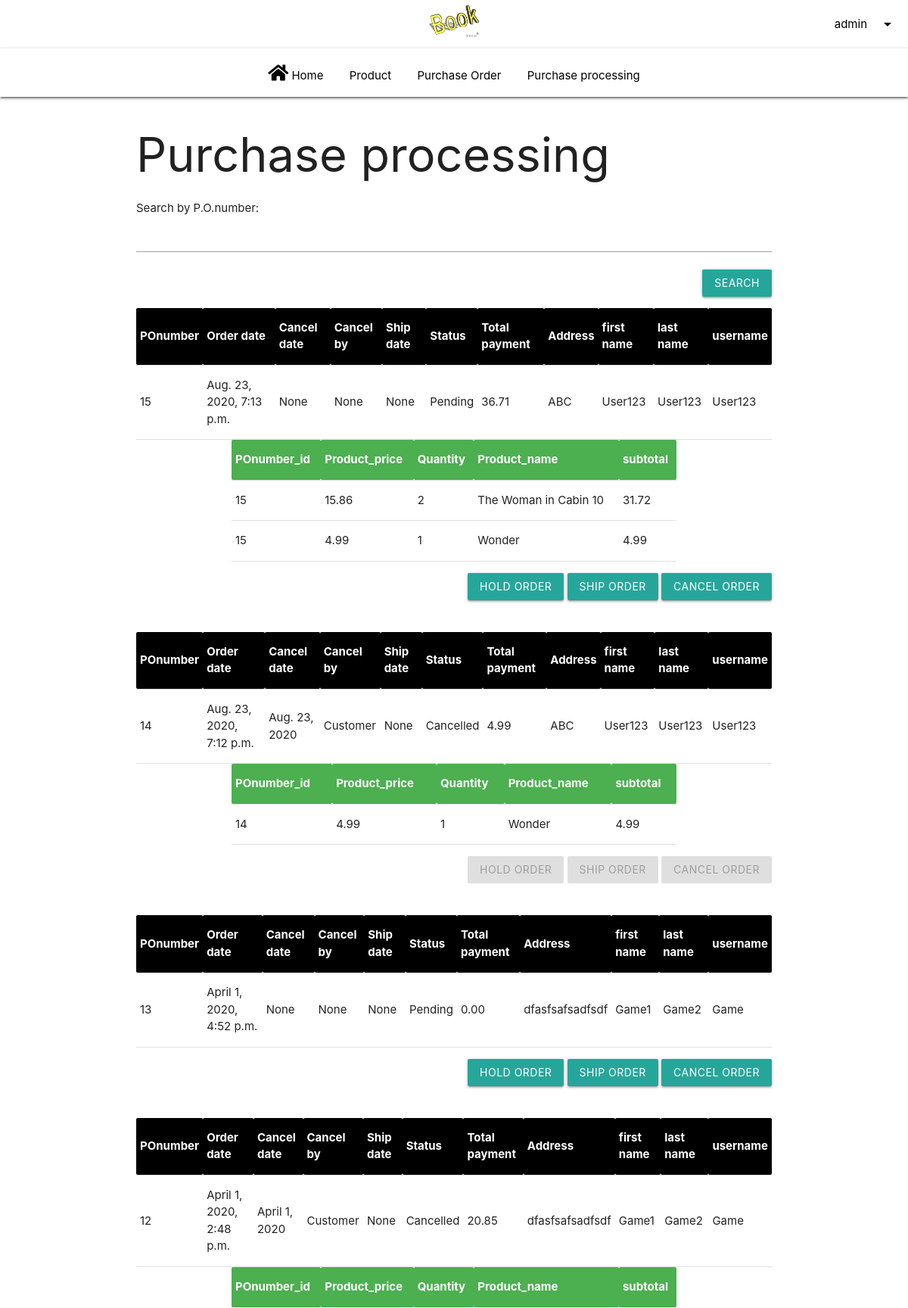
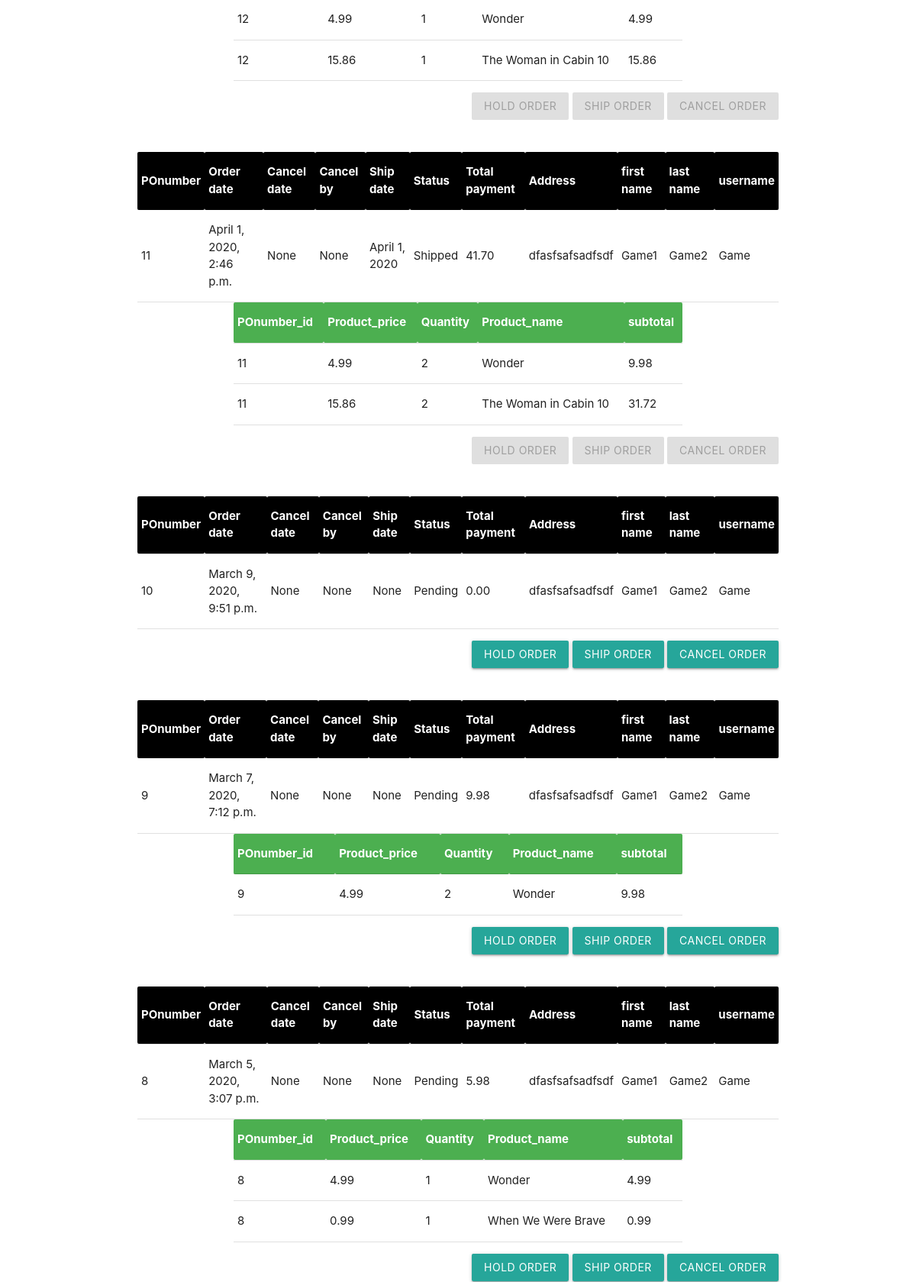
Page /f/purchase_processing (signed in, upper part) on the committed database (2 pictures, top to bottom).
### test001/models.py (models this page shows)
class Order(models.Model):
    POnumber = models.IntegerField(primary_key=True)  # Generate by code /
    Cust_ID = models.ForeignKey(Customer, on_delete=models.CASCADE)
    Order_date = models.DateTimeField(null=True)
    Cancel_date = models.DateField(null=True)
    Ship_date = models.DateField(null=True)
    Status = models.TextField()
    Total_payment = models.DecimalField(max_digits=30, decimal_places=2)  # Define as decimal in dictionary / Double
    Cancel_by = models.CharField(null=True, max_length=10)
    class Meta:
        db_table = 'Order'

class Customer(models.Model):
    Cust_iD = models.OneToOneField(User, on_delete=models.CASCADE, primary_key=True)
    Address = models.CharField(max_length=255)
    class Meta:
        db_table = 'Customer'

class Order_Items(models.Model):
    POnumber = models.ForeignKey(Order, on_delete=models.CASCADE)
    Product_ID = models.ForeignKey(Products, on_delete=models.CASCADE)
    Product_price = models.DecimalField(max_digits=30, decimal_places=2)  # Define as decimal in dictionary / Double
    Quantity = models.IntegerField(validators=[MaxValueValidator(99999)])
    class Meta:
        db_table = 'Order_Items'
        unique_together = (("POnumber", "Product_ID"),)  # PK

class Products(models.Model):
    Product_ID = models.IntegerField(primary_key=True)  # Generate by code
    Product_type = models.TextField()
    Product_name = models.TextField()
    Product_price = models.DecimalField(max_digits=30, decimal_places=2)  # Define as decimal in dictionary/ Double
    DisplayImage = models.CharField(max_length=255)  # Enough?
    Brand = models.TextField()
    ISBN = models.IntegerField(validators=[MaxValueValidator(9999999999999)])
    Authors = models.CharField(max_length=255)
    Publisher = models.CharField(max_length=255)
    Release_date = models.DateField()
    Num_of_pages = models.IntegerField(validators=[MaxValueValidator(9999999999)])
    Description = models.TextField()
    class Meta:
        db_table = 'Products'

### test001/views.py (the view)
# urls.py: path('f/purchase_processing', views.purchase_processing, name='purchase_processing'),   # F2 Purchase order page
@user_passes_test(lambda u: u.is_superuser)  # To prevent non superuser
def purchase_processing(request):
    search_input = request.GET.get('order_number', '')
    if request.user.is_authenticated:  # function required user login to access page
        username = request.user.username
        info = Order.objects.values().order_by('-Order_date')
        if search_input !='':
            info = Order.objects.filter(POnumber=search_input).values()
        for k in info:
            k['first_name'] = User.objects.get(id=k['Cust_ID_id']).first_name
            k['last_name'] = User.objects.get(id=k['Cust_ID_id']).last_name
            k['username'] = User.objects.get(id=k['Cust_ID_id']).username
            k['address'] = Customer.objects.get(Cust_iD=k['Cust_ID_id']).Address
            k['detail'] = Order_Items.objects.filter(POnumber_id=k['POnumber']).values()
            for y in k['detail']:
                y['Product_name'] = Products.objects.get(Product_ID=y['Product_ID_id']).Product_name
                del y['Product_ID_id']
                del y['id']
                cal = float(y['Product_price']) * float(y['Quantity'])
                y['subtotal'] = "%.2f" % cal
        context = {
            'info': info,
            'login': request.user.is_authenticated,
            'username': username,
            'superuser': request.user.is_superuser,  # E1 to disable customer buttons
            'search_input':search_input
        }
    return render(request, 'Purchase_processing.html', context)

### templates3/Purchase_processing.html (shortened to what this page needs)
{% extends 'Home.html' %}
{% block content %}
    <div class="container">
        <h1>Purchase processing</h1>
    <form id="process_form" method="get" action='/f/purchase_processing'>
        <p>
            Search by P.O.number: <input type="text" name="order_number" {% if search_input %} value="{{ search_input }}" {% endif %}>
        </p>
        <p class="right-align">
            <a id="process_form_btn" class="waves-effect waves-light btn">Search</a>
        </p>
    </form>
    </div>
    <div id="Purchase_processing" class="container">
    {% for key in info %}
        <div id="{{ key.POnumber }}" class="detail_info">
<table border="1" class="responsive-table">
    <thead class="black white-text">
    <tr>
        <th>POnumber</th>
        <th>Order date</th>
        <th>Cancel date</th>
        <th>Cancel by</th>
        <th>Ship date</th>
        <th>Status</th>
        <th>Total payment</th>
        <th>Address</th>
        <th>first name</th>
        <th>last name</th>
        <th>username</th>
    </tr>
    </thead>
    <tbody>
        <tr>
            <td>{{ key.POnumber }}</td>
            <td>{{ key.Order_date }}</td>
            <td>{{ key.Cancel_date }}</td>
            <td>{{ key.Cancel_by }}</td>
            <td>{{ key.Ship_date }}</td>
            <td>{{ key.Status }}</td>
            <td>{{ key.Total_payment }}</td>
            <td>{{ key.address }}</td>
            <td>{{ key.first_name }}</td>
            <td>{{ key.last_name }}</td>
            <td>{{ key.username }}</td>
        </tr>
    </tbody>
</table>
        <div class="container">
            <table class="responsive-table">
                <thead class="green white-text">
                {% for x in key.detail|slice:":1"%}
                    <tr>
                        {% for k,v in x.items %}
                            <th>{{ k }}</th>
                        {% endfor %}
                    </tr>
                {% endfor %}
                </thead>
                <tbody>
                    {% for x in key.detail%}
                        <tr>
                            {% for k,v in x.items %}
                                <td>{{ v }}</td>
                            {% endfor %}
                        </tr>
                    {% endfor %}
                </tbody>
            </table>
        </div>
        <p class="right-align">
            <a id="hold_btn" class="waves-effect waves-light btn {% if key.Status == 'Shipped' or  key.Status == 'Cancelled' or key.Status == 'Hold'%}disabled{%endif %}"
               href="/f/purchase_processing/hold_order/{{ key.POnumber }}">
                Hold Order
            </a>
            <a id="ship_btn" class="waves-effect waves-light btn {% if key.Status == 'Shipped' or  key.Status == 'Cancelled'%}disabled{%endif %}"
               href="/f/purchase_processing/ship_order/{{ key.POnumber }}">
                Ship Order
            </a>
            <a id="vendor_cancel_btn" class="waves-effect waves-light btn {% if key.Status == 'Shipped' or  key.Status == 'Cancelled'%}disabled{%endif %}"
               href="/f/purchase_processing/cancel_order/{{key.POnumber }}">
                Cancel Order
            </a>
        </p>
        </div>
        {% endfor %}
    </div>
{% endblock %}

### templates3/Home.html (shortened to what this page needs)
{% load static %}
<!DOCTYPE html>
<html lang="en">
<head>
     <link rel="stylesheet" href="https://cdnjs.cloudflare.com/ajax/libs/materialize/1.0.0/css/materialize.min.css">
        <link rel="stylesheet" href="https://cdnjs.cloudflare.com/ajax/libs/OwlCarousel2/2.3.4/assets/owl.carousel.min.css">
<link rel="stylesheet" href="https://cdnjs.cloudflare.com/ajax/libs/OwlCarousel2/2.3.4/assets/owl.theme.default.min.css">
<link rel="stylesheet" href="https://cdnjs.cloudflare.com/ajax/libs/font-awesome/5.12.1/css/all.min.css">
    <link rel="stylesheet" type="text/css" href="{% static 'css/home.css' %}" />
     <link rel="stylesheet" type="text/css" href="{% static 'css/test.css' %}" />
</head>
<body>
<header>
    <nav class="nav-extended white black-text">
    <div class="nav-wrapper">
        <a href="/" class="brand-logo center"><div style="max-height: 90px"><img src="{% static 'image/logoPng.png' %}"  style="max-height: 50px" ></div></a>
      <ul id="nav-mobile" class="right hide-on-med-and-down">
          {% if login %}
              <li>
                  <a class="dropdown-trigger" href="#!" data-target="dropdown1">
                      {{username}}<i class="material-icons right">arrow_drop_down</i>
                  </a>
              </li>
          {% endif %}
      </ul>
    </div>
    <nav class="nav-center white black-text hide-on-small-only" role="navigation">
    <div class="nav-wrapper container ">
        <ul>
           <li class="tab "><a href="/"><i class="fas fa-home"></i>&nbspHome</a></li>
        <li class="tab "><a href="/a/">Product</a></li>
            {% if superuser %}
                <li class="tab"><a href="/f/purchase_order?sort_order=">Purchase Order</a></li>
                <li class="tab"><a href="/f/purchase_processing">Purchase processing</a></li>
          {% endif %}
        </ul>
    </div>
</nav>
  </nav>
</header>
<main>
    {% block content %}
    {% endblock %}
</main>
</body>
</html>

### resources3/css/test.css (style rules this page uses)
body { display: flex; min-height: 100vh; flex-direction: column; }
main { flex: 1 0 auto; }
.detail_info { margin-bottom: 5%; }

### rows in the picture
Order: POnumber "15", Order_date "Aug. 23, 2020, 7:13 p.m.", Cancel_date "None", Cancel_by "None", Ship_date "None", Status "Pending", Total_payment "36.71", address "ABC", first_name "User123", last_name "User123", username "User123"
Order_Items: x "POnumber_id" "Product_price" "Quantity" "Product_name" "subtotal", x "15" "15.86" "2" "31.72"
Products: x "The Woman in Cabin 10" "The Woman in Cabin 10" "The Woman in Cabin 10"
Order_Items: x "15" "4.99" "1" "4.99"
Products: x "Wonder" "Wonder" "Wonder" "Wonder" "Wonder" "Wonder"
Order: POnumber "14", Order_date "Aug. 23, 2020, 7:12 p.m.", Cancel_date "Aug. 23, 2020", Cancel_by "Customer", Ship_date "None", Status "Cancelled", Total_payment "4.99", address "ABC", first_name "User123", last_name "User123", username "User123"
Order_Items: x "POnumber_id" "Product_price" "Quantity" "Product_name" "subtotal", x "14" "4.99" "1" "4.99"
Order: POnumber "13", Order_date "April 1, 2020, 4:52 p.m.", Cancel_date "None", Cancel_by "None", Ship_date "None", Status "Pending", Total_payment "0.00", address "dfasfsafsadfsdf", first_name "Game1", last_name "Game2", username "Game"
Order: POnumber "12", Order_date "April 1, 2020, 2:48 p.m.", Cancel_date "April 1, 2020", Cancel_by "Customer", Ship_date "None", Status "Cancelled", Total_payment "20.85", address "dfasfsafsadfsdf", first_name "Game1", last_name "Game2", username "Game"
Order_Items: x "POnumber_id" "Product_price" "Quantity" "Product_name" "subtotal", x "12" "4.99" "1" "4.99"
Order_Items: x "12" "15.86" "1" "15.86"
Order: POnumber "11", Order_date "April 1, 2020, 2:46 p.m.", Cancel_date "None", Cancel_by "None", Ship_date "April 1, 2020", Status "Shipped", Total_payment "41.70", address "dfasfsafsadfsdf", first_name "Game1", last_name "Game2", username "Game"
Order_Items: x "POnumber_id" "Product_price" "Quantity" "Product_name" "subtotal", x "11" "4.99" "2" "9.98"
Order_Items: x "11" "15.86" "2" "31.72"
Order: POnumber "10", Order_date "March 9, 2020, 9:51 p.m.", Cancel_date "None", Cancel_by "None", Ship_date "None", Status "Pending", Total_payment "0.00", address "dfasfsafsadfsdf", first_name "Game1", last_name "Game2", username "Game"
Order: POnumber "9", Order_date "March 7, 2020, 7:12 p.m.", Cancel_date "None", Cancel_by "None", Ship_date "None", Status "Pending", Total_payment "9.98", address "dfasfsafsadfsdf", first_name "Game1", last_name "Game2", username "Game"
Order_Items: x "POnumber_id" "Product_price" "Quantity" "Product_name" "subtotal", x "9" "4.99" "2" "9.98"
Order: POnumber "8", Order_date "March 5, 2020, 3:07 p.m.", Cancel_date "None", Cancel_by "None", Ship_date "None", Status "Pending", Total_payment "5.98", address "dfasfsafsadfsdf", first_name "Game1", last_name "Game2", username "Game"
Order_Items: x "POnumber_id" "Product_price" "Quantity" "Product_name" "subtotal", x "8" "4.99" "1" "4.99"
Order_Items: x "8" "0.99" "1" "0.99"
Products: x "When We Were Brave"

### other values in the picture
{{ username }} "admin"
